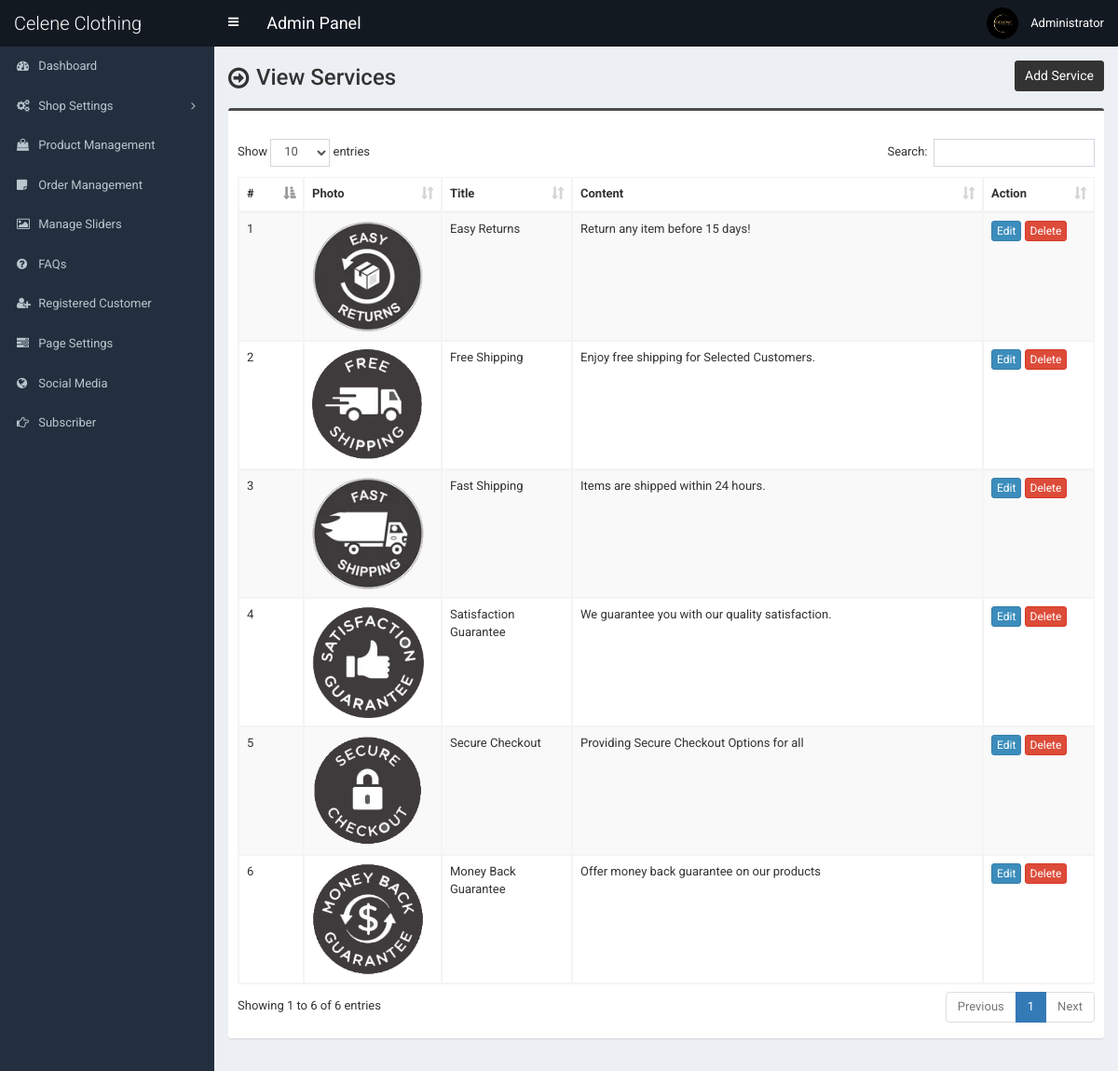
Screenshot of /admin/service.php (signed in) with the database file from the repository.
### tables this page shows
CREATE TABLE `tbl_service` (
  `id` int(11) NOT NULL,
  `title` varchar(255) NOT NULL,
  `content` text NOT NULL,
  `photo` varchar(255) NOT NULL
);

### admin/service.php (the view, shortened to what this page needs)
<?php require_once('header.php'); ?>
<section class="content-header">
	<div class="content-header-left">
		<h1>View Services</h1>
	</div>
	<div class="content-header-right">
		<a href="service-add.php" class="btn btn-primary btn-sm">Add Service</a>
	</div>
</section>
<section class="content">
	<div class="row">
		<div class="col-md-12">
			<div class="box box-info">
				<div class="box-body table-responsive">
					<table id="example1" class="table table-bordered table-hover table-striped">
						<thead>
							<tr>
								<th width="30">#</th>
								<th>Photo</th>
								<th width="100">Title</th>
								<th>Content</th>
								<th width="80">Action</th>
							</tr>
						</thead>
						<tbody>
							<?php
							$i=0;
							$statement = $pdo->prepare("SELECT * FROM tbl_service");
							$statement->execute();
							$result = $statement->fetchAll(PDO::FETCH_ASSOC);
							foreach ($result as $row) {
								$i++;
								?>
								<tr>
									<td><?php echo $i; ?></td>
									<td style="width:130px;"><img src="../assets/uploads/<?php echo $row['photo']; ?>" alt="<?php echo $row['title']; ?>" style="width:120px;"></td>
									<td><?php echo $row['title']; ?></td>
									<td><?php echo $row['content']; ?></td>
									<td>
										<a href="service-edit.php?id=<?php echo $row['id']; ?>" class="btn btn-primary btn-xs">Edit</a>
										<a href="#" class="btn btn-danger btn-xs" data-href="service-delete.php?id=<?php echo $row['id']; ?>" data-toggle="modal" data-target="#confirm-delete">Delete</a>
									</td>
								</tr>
								<?php
							}
							?>
						</tbody>
					</table>
				</div>
			</div>
		</div>
	</div>
</section>
<?php require_once('footer.php'); ?>

### admin/style.css (style rules this page uses)
body { font-size: 13px; font-family: "Roboto", sans-serif; }
.content-header > h1, .content-header .content-header-left h1 { font-family: "Roboto", sans-serif; }
.box-info { padding-top: 20px; }
.content-header { overflow: hidden; }
.content-header .content-header-left { float: left; padding-top: 5px; }
.content-header .content-header-right { float: right; }
.content-header .content-header-left h1 { margin-top: 0; margin-bottom: 0; padding-left: 30px; padding-bottom: 5px; font-size: 24px; position: relative; }
.content-header .content-header-left h1:before { position: absolute; top: 0; left: 0; font-family: "FontAwesome", sans-serif; font-size: 26px; content: "\f18e"; }
.content-header .content-header-right a { position: relative; font-size: 14px; }
.box.box-info { border-top-color: #4c4c4c; }
.content-header .content-header-right a { background-color: #333333; border-color: #333333; }

### rows the page displays
tbl_service: photo (picture), title "Easy Returns", content "Return any item before 15 days!"
tbl_service: photo (picture), title "Free Shipping", content "Enjoy free shipping for Selected Customers."
tbl_service: photo (picture), title "Fast Shipping", content "Items are shipped within 24 hours."
tbl_service: photo (picture), title "Satisfaction Guarantee", content "We guarantee you with our quality satisfaction."
tbl_service: photo (picture), title "Secure Checkout", content "Providing Secure Checkout Options for all"
tbl_service: photo (picture), title "Money Back Guarantee", content "Offer money back guarantee on our products"

### other values shown
$_SESSION['user']['full_name'] "Administrator"
